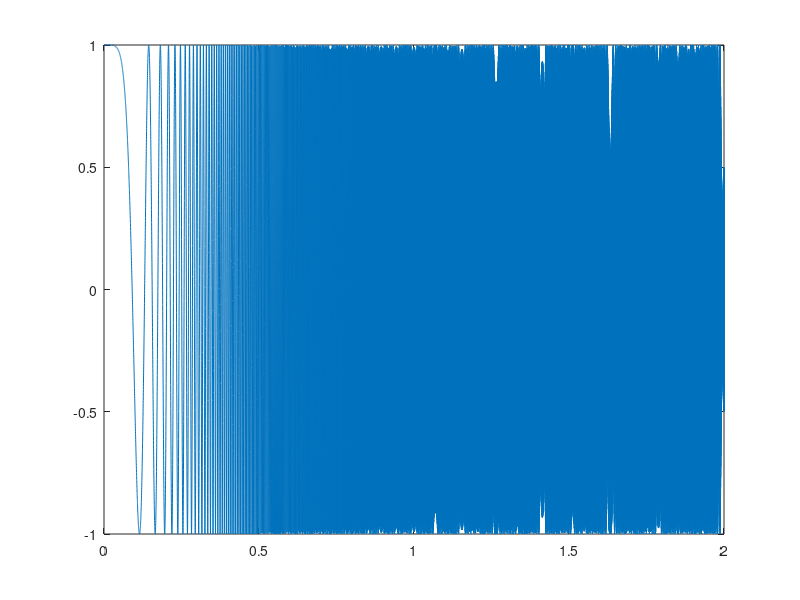

This chart was generated by the following MATLAB code: (Note: this script raises an error after producing the figure.)
clear 
close all
clc
%% First assignment
%% Create the sampled version of the continous time signal
% Sampling times
t = linspace(0, 2, 16000);
% Constants
[k_2, k_1, F_0, phi_0] = deal(1000, 0, 0, 0);
% Instantaneous frequency
Omega = @(t) 2*pi*(k_2*t.^2 + k_1*t + F_0);
%chirp
x_c = @(t) cos( 2*pi*( (1/3)*k_2*t.^3 + (1/2)*k_1*t.^2 + F_0*t + phi_0) );
x = x_c(t);

figure
plot(t, x);

%% Question 1a 
soundsc(x, 8000);
%%
%% Question 2b

N=32; 
figure
spectrogram(x, hann(N), 3*N/4, 4*N, 8000, 'yaxis')

%% Question 3b
y = downsample(x,2);

soundsc(y,length(y));

% clear sound
N = 32;
spectrogram(y, hann(N), 3*N/4, 4*N, 4000, 'yaxis');

%% Question 3c

z = @(t) cos(2*pi*fi*t );
for fs = [4,8,20]*1000;
    
    t = linspace(0,1,fs/100);
    for fi = [1,4,8,15]*1000;
        figure;
        plot(z(t));
        xlim([0 length(t)])
    end
end


%% Question 4
[r, Fs] = audioread('romanza.wav');
N = 1024;
figure(87)
spectrogram(r, hann(N), 3*N/4, 4*N, Fs, 'yaxis');
%% Play the sound
soundsc(r, Fs);
pause(10)
clear sound

%% Question 5
r_sampled = r(1:5:15*Fs);

% Play the sampled signal
% soundsc(r_sampled, Fs/5);
% pause(10)
% clear sound

figure(99)
spectrogram(r_sampled, hann(N), 3*N/4, 4*N, Fs/5, 'yaxis');
%% Question 6
r_filtered = filter(fir1(100, 0.2), 1, r);
spectrogram(r_filtered(1:5:15*Fs), hann(N), 3*N/4, 4*N, Fs/5, 'yaxis');
soundsc(r_filtered, Fs);
% pause(5)
% clear sound

